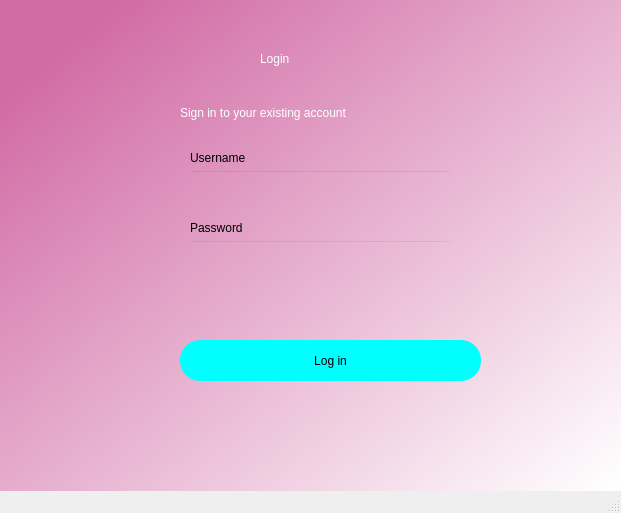
<?xml version="1.0" encoding="UTF-8"?>
<ui version="4.0">
 <class>MainWindow</class>
 <widget class="QMainWindow" name="MainWindow">
  <property name="geometry">
   <rect>
    <x>0</x>
    <y>0</y>
    <width>621</width>
    <height>513</height>
   </rect>
  </property>
  <property name="windowTitle">
   <string>MainWindow</string>
  </property>
  <widget class="QWidget" name="centralwidget">
   <widget class="QWidget" name="bgwidget" native="true">
    <property name="geometry">
     <rect>
      <x>0</x>
      <y>0</y>
      <width>621</width>
      <height>501</height>
     </rect>
    </property>
    <property name="styleSheet">
     <string notr="true">QWidget#bgwidget{
background:qlineargradient(spread:pad, x1:0.091, y1:0.102, x2:0.991, y2:0.977, stop:0 rgba(209, 107, 165, 255), stop:1 rgba(255, 255, 255, 255));}</string>
    </property>
    <widget class="QLabel" name="label">
     <property name="geometry">
      <rect>
       <x>260</x>
       <y>30</y>
       <width>192</width>
       <height>58</height>
      </rect>
     </property>
     <property name="styleSheet">
      <string notr="true">font: 36pt &quot;MS Shell Dlg 2&quot;;color:rgb(255, 255, 255)</string>
     </property>
     <property name="text">
      <string>Login</string>
     </property>
    </widget>
    <widget class="QLabel" name="label_2">
     <property name="geometry">
      <rect>
       <x>180</x>
       <y>100</y>
       <width>300</width>
       <height>25</height>
      </rect>
     </property>
     <property name="styleSheet">
      <string notr="true">font: 16pt &quot;MS Shell Dlg 2&quot;;color:rgb(255, 255, 255)</string>
     </property>
     <property name="text">
      <string>Sign in to your existing account</string>
     </property>
    </widget>
    <widget class="QPushButton" name="pushButton">
     <property name="geometry">
      <rect>
       <x>180</x>
       <y>340</y>
       <width>301</width>
       <height>41</height>
      </rect>
     </property>
     <property name="styleSheet">
      <string notr="true">border-radius:20px;
font: 14pt &quot;MS Shell Dlg 2&quot;;
background-color: rgb(0, 255, 255);
</string>
     </property>
     <property name="text">
      <string>Log in</string>
     </property>
    </widget>
    <widget class="QLineEdit" name="lineEdit">
     <property name="geometry">
      <rect>
       <x>190</x>
       <y>170</y>
       <width>261</width>
       <height>31</height>
      </rect>
     </property>
     <property name="styleSheet">
      <string notr="true">background-color:rgba(0,0,0,0);
font: 12pt &quot;MS Shell Dlg 2&quot;;</string>
     </property>
    </widget>
    <widget class="QLineEdit" name="lineEdit_2">
     <property name="geometry">
      <rect>
       <x>190</x>
       <y>240</y>
       <width>261</width>
       <height>31</height>
      </rect>
     </property>
     <property name="styleSheet">
      <string notr="true">background-color:rgba(0,0,0,0);
font: 12pt &quot;MS Shell Dlg 2&quot;;</string>
     </property>
    </widget>
    <widget class="QLabel" name="label_3">
     <property name="geometry">
      <rect>
       <x>190</x>
       <y>150</y>
       <width>61</width>
       <height>16</height>
      </rect>
     </property>
     <property name="styleSheet">
      <string notr="true">font: 10pt &quot;MS Shell Dlg 2&quot;;</string>
     </property>
     <property name="text">
      <string>Username</string>
     </property>
    </widget>
    <widget class="QLabel" name="label_4">
     <property name="geometry">
      <rect>
       <x>190</x>
       <y>220</y>
       <width>61</width>
       <height>16</height>
      </rect>
     </property>
     <property name="styleSheet">
      <string notr="true">font: 10pt &quot;MS Shell Dlg 2&quot;;</string>
     </property>
     <property name="text">
      <string>Password</string>
     </property>
    </widget>
   </widget>
  </widget>
  <widget class="QMenuBar" name="menubar">
   <property name="geometry">
    <rect>
     <x>0</x>
     <y>0</y>
     <width>621</width>
     <height>21</height>
    </rect>
   </property>
  </widget>
  <widget class="QStatusBar" name="statusbar"/>
 </widget>
 <resources/>
 <connections/>
</ui>
